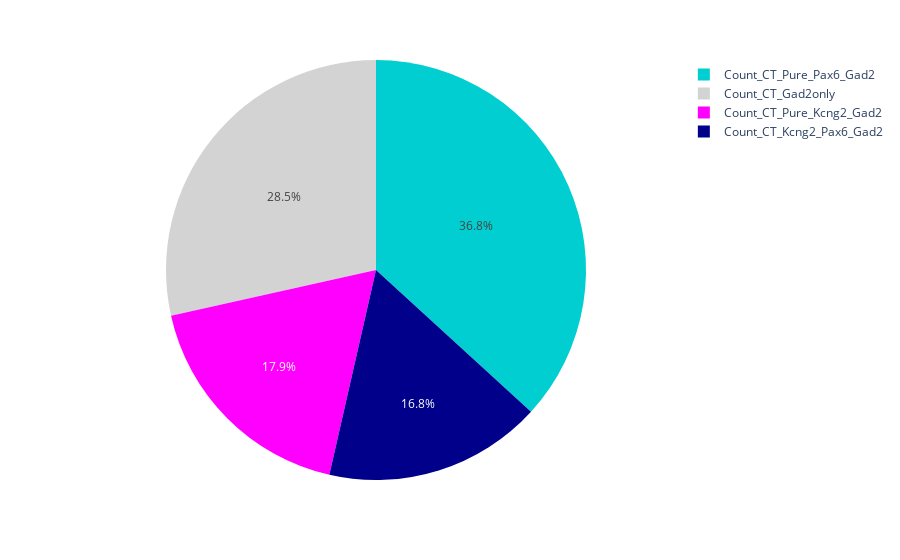

The code cell stored with this chart in its notebook:
### Code cell
cols2 = ['Count_CT_Pure_Kcng2_Gad2',
          'Count_CT_Pure_Pax6_Gad2',
          'Count_CT_Kcng2_Pax6_Gad2',
          'Count_CT_Gad2only']



trim = cellprofilerDF[cellprofilerDF['Mouse ID'] == '4-4-2']
#trim = cellprofilerDF

fig = px.pie(trim.sum()[cols2], 
             names = trim.sum()[cols2].index, 
             values = trim.sum()[cols2],
             color_discrete_sequence= ['darkturquoise','lightgrey', 'magenta', 'darkblue'],
            )


config = {
  'toImageButtonOptions': {
    'format': 'png', # one of png, svg, jpeg, webp
    'filename': 'custom_image',
    'height': 500,
    'width': 700,
    'scale':6 # Multiply title/legend/axis/canvas sizes by this factor
  }
}

fig.write_image(savedir + 'PieChart_4-4-2.svg')
fig.show()

### Figure 1 — Plotly figure (JSON) as saved in the notebook; plotly's stock layout.template omitted (floating-point values rounded to 4 significant figures)
{"data": [{"domain": {"x": [0, 1], "y": [0, 1]}, "hovertemplate": "label=%{label}<br>value=%{value}<extra></extra>", "labels": ["Count_CT_Pure_Kcng2_Gad2", "Count_CT_Pure_Pax6_Gad2", "Count_CT_Kcng2_Pax6_Gad2", "Count_CT_Gad2only"], "legendgroup": "", "name": "", "showlegend": true, "type": "pie", "values": [1190, 2440, 1113, 1890]}], "layout": {"legend": {"tracegroupgap": 0}, "margin": {"t": 60}, "piecolorway": ["darkturquoise", "lightgrey", "magenta", "darkblue"]}}
